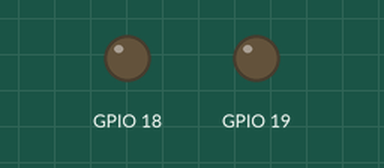
This sketch was run on a simulated ESP32. On the bench: output pins drawn as LEDs (lit = HIGH).

Above: at 0.05 s.
At 3.95 s:
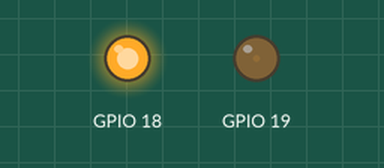
Timing chart, 0 to 5.2 s (numbered marks = the images above):
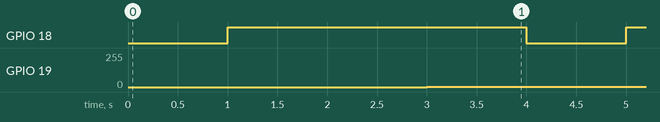

Measured:
- by itself, GPIO 18: alternates HIGH for 3.0 s and LOW for 1.0 s
- by itself, GPIO 19: alternates 1/255 for 3.0 s and 0/255 for 1.0 s

The sketch:

ex06_PWM.ino
```cpp
void setup() {
  ledcSetup(0,5000,8);  // ledcSetup(채널, 주파수, 해상도)
  ledcAttachPin(18,0);  // ledcAttachPin(gpio핀 번호, pwm채널)
  ledcSetup(1,5000,16);
  ledcAttachPin(19,1);
}

void loop() {
  ledcWrite(0,0);        // ledcWrite(채널, 밝기)
  delay(1000);
  ledcWrite(0,255);
  delay(1000);

  ledcWrite(1,127);        // 16비트
  delay(1000);
  ledcWrite(1,255);
  delay(1000);


}
```
